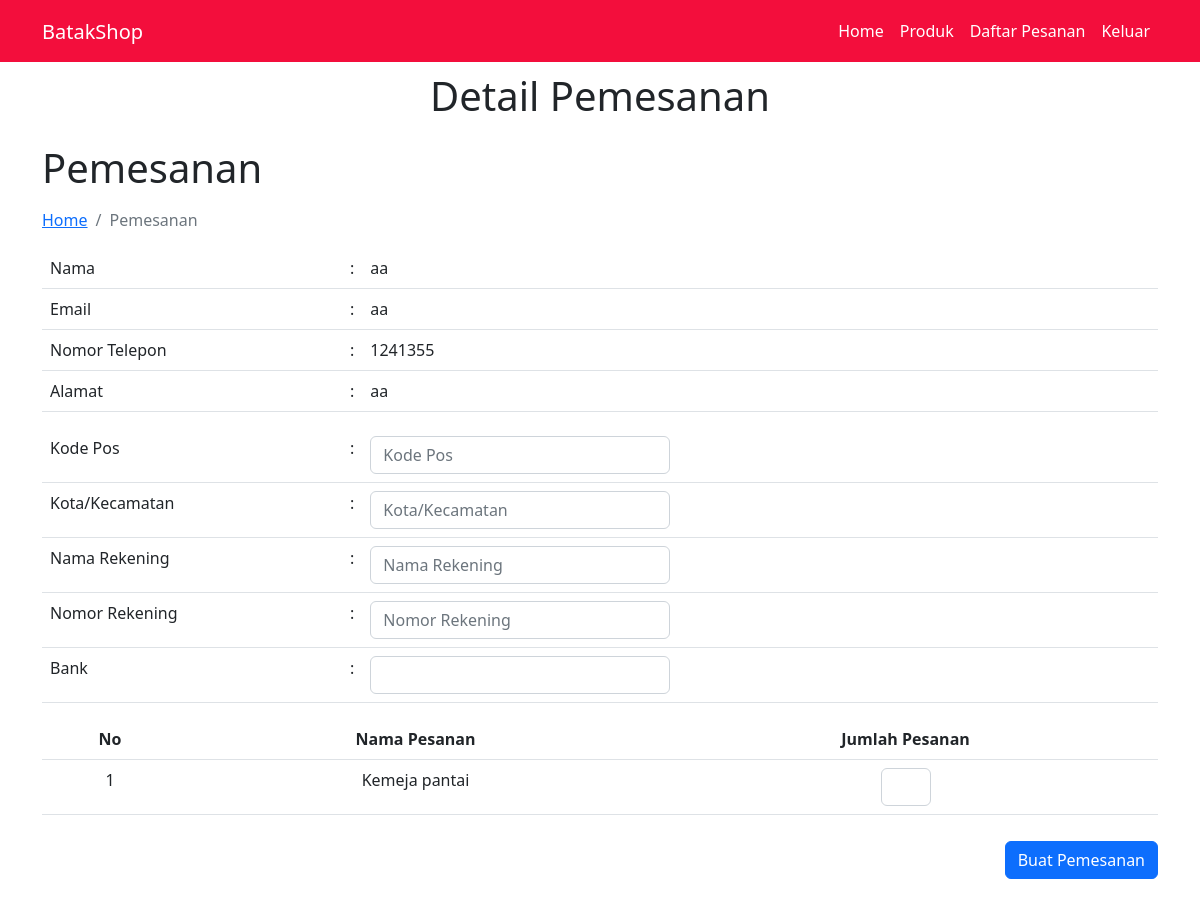
The app's page /publik/pemesanan.php?id=11 (signed in) with its own data.
### tables this page shows
CREATE TABLE `user` (
  `id` int(20) NOT NULL AUTO_INCREMENT,
  `nama` varchar(100) NOT NULL,
  `username` varchar(100) NOT NULL,
  `email` varchar(100) NOT NULL,
  `password` varchar(100) NOT NULL,
  `nomor_telepon` varchar(100) NOT NULL,
  `alamat` varchar(100) NOT NULL,
  `foto_profil` varchar(100) DEFAULT NULL,
  `status` varchar(100) DEFAULT 'user',
  PRIMARY KEY (`id`)
);

CREATE TABLE `produk` (
  `id` int(11) NOT NULL AUTO_INCREMENT,
  `id_kategori` int(11) NOT NULL,
  `nama` varchar(50) NOT NULL,
  `harga` double NOT NULL,
  `gambar` varchar(50) NOT NULL,
  `detail` text DEFAULT NULL,
  `stok` enum('habis','tersedia') DEFAULT 'tersedia',
  PRIMARY KEY (`id`),
  KEY `nama` (`nama`),
  KEY `produk_kategori` (`id_kategori`),
  CONSTRAINT `produk_kategori` FOREIGN KEY (`id_kategori`) REFERENCES `kategori` (`id`)
);

### publik/pemesanan.php (the view, shortened to what this page needs)
<?php
  include("config.php");
    if (isset($_GET['id']))
    {
      $id = $_GET['id'];
    }
      $username = $_SESSION['username'];
      $queryProfil = mysqli_query($conn, "SELECT * from user WHERE username ='".$username."' ");
      $profil = mysqli_fetch_array($queryProfil);
      $queryProduk = mysqli_query($conn, "SELECT * from produk WHERE id = '".$id."' ");
      $produk = mysqli_fetch_array($queryProduk);
?>
<!DOCTYPE html>
<html lang="en">
<head>
    <link rel="stylesheet" type="text/css" href="../css/bootstrap.min.css">
    <link rel="stylesheet" type="text/css" href="../css/style.css">
</head>
<body>
    <?php require "navbar.php"; ?>
    <div class="container">
          <br>
            <h1  class="mt-5 text-center"> Detail Pemesanan </h1>
      <h1 class="mt-4 mb-3"> Pemesanan </h1>
      <ol class="breadcrumb">
        <li class="breadcrumb-item">
          <a href="index.php">Home</a>
        </li>
        <li class="breadcrumb-item active">Pemesanan</li>
      </ol>
      <table cellpadding="10" class=" table table-condensed">
        <tr>
            <td width="300">Nama</td>
            <td width="20">:</td>
            <td><?php echo $profil['nama']; ?></td>
        </tr>
        <tr>
            <td>Email</td>
            <td>:</td>
            <td><?php echo $profil['email']; ?></td>
        </tr>
        <tr>
            <td>Nomor Telepon</td>
            <td>:</td>
            <td><?php echo $profil['nomor_telepon']; ?></td>
        </tr>
        <tr>
            <td>Alamat</td>
            <td>:</td>
            <td><?php echo $profil['alamat']; ?></td>
        </tr>
        </table>
    <form method="post" action="proses_pesan.php" enctype="multipart/form-data">
        <table cellpadding="10" class=" table table-condensed">
          <tr>
            <td width="300">Kode Pos</td>
            <td width="20">:</td>
            <td><input type="text" class="form-control" style="width: 300px" name="kode_pos" placeholder="Kode Pos"></td>
            </tr>
            <tr>
            <td>Kota/Kecamatan</td>
            <td>:</td>
            <td><input type="text" class="form-control" style="width: 300px" name="kota" placeholder="Kota/Kecamatan"></td>
          </tr>
          <tr>
            <td>Nama Rekening</td>
            <td >:</td>
            <td ><input type="text" class="form-control" style="width: 300px" name="nama_rek" placeholder="Nama Rekening"></td>
          </tr>
          <tr>
              <td>Nomor Rekening</td>
              <td>:</td>
              <td><input type="text" class="form-control" style="width: 300px" name="no_rek" placeholder="Nomor Rekening"></td>
          </tr>
          <tr>
            <td>Bank</td>
            <td>:</td>
            <td>
              <select name="bank" class="form-control" style="width: 300px">
                <option></option>
                <option>BNI</option>
              </select>
            </td>
          </tr>
        </table>
      <table class="table table-hover table-condensed">
        <tr>
          <th><center>No</center></th>
          <th><center>Nama Pesanan</center></th>
          <th><center>Jumlah Pesanan</center></th>
        </tr>
        <?php $no = 1; ?>
        <td><center><?php echo $no ++; ?></center></td>
        <td><center><?php echo $produk['nama']; ?></center></td>
        <td><center>
          <input name="jlh_pesanan" type="text" class="form-control" style="width:50px; text-align: center" placeholder=""></input>
        </center></td>
  	</table>
                     <a href='proses_pesan.php'><button style='float: right;margin-top: 10px' class='btn btn-primary'>Buat Pemesanan</button></a>
  </form>
    </div>
</body>
</html>

### records on screen
user: nama "aa", email "aa", nomor_telepon "1241355", alamat "aa"
produk: nama "Kemeja pantai"

### other values on screen
$no ++ "1"
